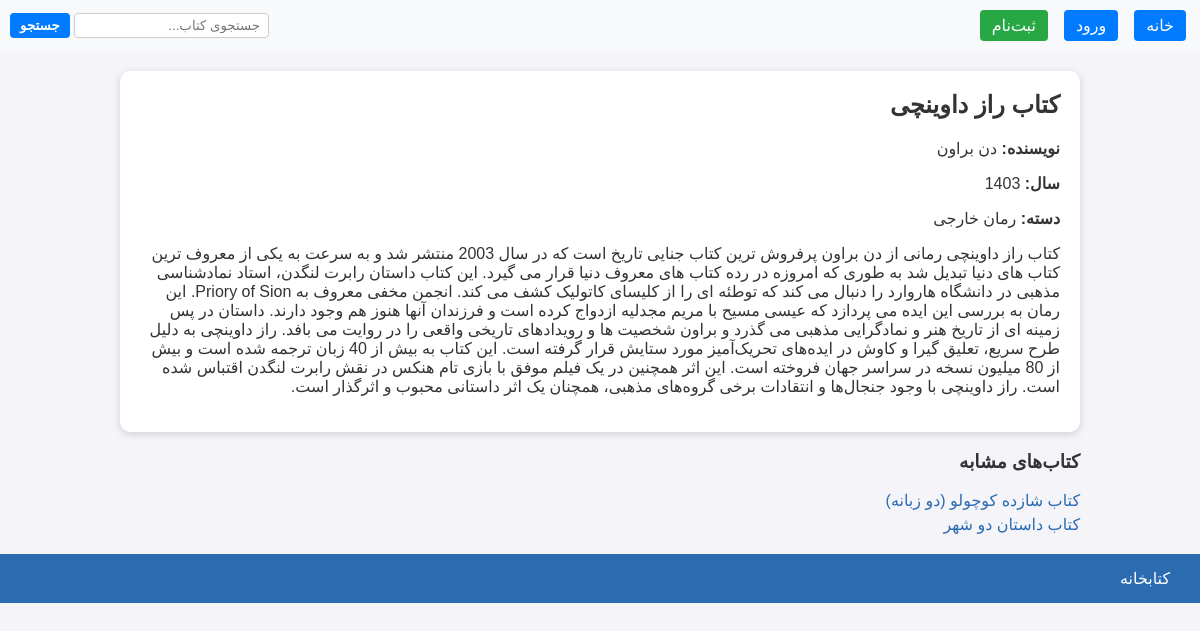
Page /books/8/ on the committed database.
### books/models.py (models this page shows, shortened)
class Book(models.Model):
    title = models.CharField(max_length=200)
    author = models.CharField(max_length=200)
    year = models.IntegerField()
    category = models.CharField(max_length=100)
    description = models.TextField()
    cover = models.CharField(max_length=200, blank=True)

### books/views.py (the view)
# urls.py: path("<int:book_id>/", views.book_detail, name="detail"),
def book_detail(request, book_id):
    book = get_object_or_404(Book, pk=book_id)
    related = Book.objects.filter(category=book.category).exclude(pk=book.pk)
    return render(request, 'books/detail.html', {'book':book, 'related':related})

### templates/books/detail.html (shortened to what this page needs)
{% extends "base.html" %}
{% block content %}
  <div class="book-detail">
    <h2>{{ book.title }}</h2>
    <p><strong>نویسنده:</strong> {{ book.author }}</p>
    <p><strong>سال:</strong> {{ book.year }}</p>
    <p><strong>دسته:</strong> {{ book.category }}</p>
    <p>{{ book.description }}</p>
  </div>
  {% if related %}
    <div class="related-books">
      <h3>کتاب‌های مشابه</h3>
      <ul>
        {% for r in related %}
          <li><a href="{% url 'books:detail' r.id %}">{{ r.title }}</a></li>
        {% endfor %}
      </ul>
    </div>
  {% endif %}
{% endblock %}

### static/css/main.css (style rules this page uses)
body { font-family: Tahoma, Arial, sans-serif; background: #f4f4f9; margin: 0; color: #333; }
a { color: #2b6cb0; text-decoration: none; }
.book-detail { background: white; border-radius: 10px; padding: 20px; box-shadow: 0 2px 8px rgba(0, 0, 0, 0.15); }
.book-detail h2 { margin-top: 0; }
.related-books ul { list-style: none; padding: 0; }
.related-books li { margin: 5px 0; }

### rows in the picture
Book: title "کتاب راز داوینچی", author "دن براون", year "1403", category "رمان خارجی", description "کتاب راز داوینچی رمانی از دن براون پرفروش ترین کتاب جنایی تاریخ است که در سال 2003 منتشر شد و به سرعت به یکی از معروف ترین کتاب های دنیا تبدیل شد به طوری که امروزه در رده کتاب های معروف دنیا قرار می گیرد. این کتاب داستان رابرت لنگدن، استاد نمادشناسی مذهبی در دانشگاه هاروارد را دنبال می کند که توطئه ای را از کلیسای کاتولیک کشف می کند. انجمن مخفی معروف به Priory of Sion. این رمان به بررسی این ایده می پردازد که عیسی مسیح با مریم مجدلیه ازدواج کرده است و فرزندان آنها هنوز هم وجود دارند. داستان در پس زمینه ای از تاریخ هنر و نمادگرایی مذهبی می گذرد و براون شخصیت ها و رویدادهای تاریخی واقعی را در روایت می بافد. راز داوینچی به دلیل طرح سریع، تعلیق گیرا و کاوش در ایده‌های تحریک‌آمیز مورد ستایش قرار…"
Book: title "کتاب شازده کوچولو (دو زبانه)"
Book: title "کتاب داستان دو شهر"
